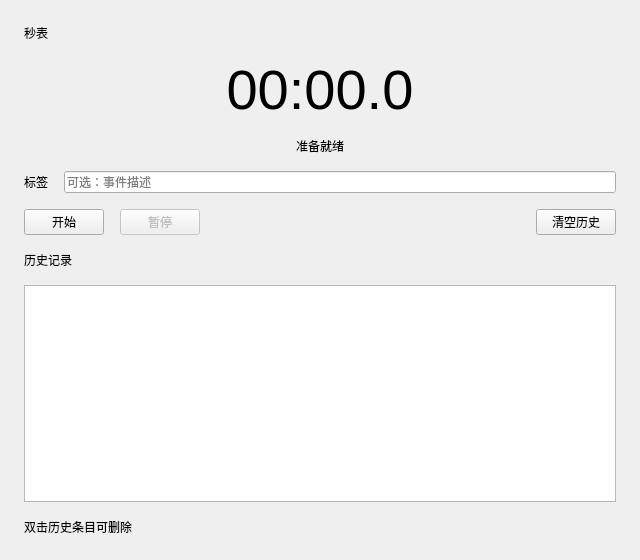
<?xml version="1.0" encoding="UTF-8"?>
<!-- stopwatchpage.ui —— 秒表页布局（Qt Designer）
     与 StopwatchPage::buildUi() 的静态结构一一对应。注意：
     1. 控件名直接取主题 QSS 的 objectName 角色（PageTitle/StopwatchTime/PrimaryBtn/SectionTitle/HistoryList）；
     2. 计时显示字体为静态样式（不随缩放）可直接写进 .ui；
        涉及主题色的状态/提示标签样式保留在 stopwatchpage.cpp -->
<ui version="4.0">
 <class>StopwatchPage</class>
 <widget class="QWidget" name="StopwatchPage">
  <property name="geometry">
   <rect>
    <x>0</x>
    <y>0</y>
    <width>640</width>
    <height>560</height>
   </rect>
  </property>
  <layout class="QVBoxLayout" name="rootLayout" stretch="0,0,0,0,0,0,1,0">
   <property name="leftMargin">
    <number>24</number>
   </property>
   <property name="topMargin">
    <number>24</number>
   </property>
   <property name="rightMargin">
    <number>24</number>
   </property>
   <property name="bottomMargin">
    <number>24</number>
   </property>
   <property name="spacing">
    <number>16</number>
   </property>
   <item>
    <widget class="QLabel" name="PageTitle">
     <property name="text">
      <string>秒表</string>
     </property>
    </widget>
   </item>
   <item>
    <widget class="QLabel" name="StopwatchTime">
     <property name="text">
      <string>00:00.0</string>
     </property>
     <property name="alignment">
      <set>Qt::AlignCenter</set>
     </property>
     <property name="styleSheet">
      <string notr="true">font-size: 56px; font-weight: 200; font-family: 'Consolas', 'Courier New', monospace;</string>
     </property>
    </widget>
   </item>
   <item>
    <widget class="QLabel" name="statusLabel">
     <property name="text">
      <string>准备就绪</string>
     </property>
     <property name="alignment">
      <set>Qt::AlignCenter</set>
     </property>
    </widget>
   </item>
   <item>
    <layout class="QHBoxLayout" name="labelRow">
     <item>
      <widget class="QLabel" name="labelTitle">
       <property name="text">
        <string>标签</string>
       </property>
      </widget>
     </item>
     <item>
      <widget class="QLineEdit" name="labelEdit">
       <property name="placeholderText">
        <string>可选：事件描述</string>
       </property>
      </widget>
     </item>
    </layout>
   </item>
   <item>
    <layout class="QHBoxLayout" name="btnRow">
     <item>
      <widget class="QPushButton" name="PrimaryBtn">
       <property name="text">
        <string>开始</string>
       </property>
      </widget>
     </item>
     <item>
      <widget class="QPushButton" name="secondaryBtn">
       <property name="text">
        <string>暂停</string>
       </property>
       <property name="enabled">
        <bool>false</bool>
       </property>
      </widget>
     </item>
     <item>
      <spacer name="btnStretch">
       <property name="orientation">
        <enum>Qt::Horizontal</enum>
       </property>
       <property name="sizeHint" stdset="0">
        <size>
         <width>40</width>
         <height>20</height>
        </size>
       </property>
      </spacer>
     </item>
     <item>
      <widget class="QPushButton" name="clearBtn">
       <property name="text">
        <string>清空历史</string>
       </property>
      </widget>
     </item>
    </layout>
   </item>
   <item>
    <widget class="QLabel" name="SectionTitle">
     <property name="text">
      <string>历史记录</string>
     </property>
    </widget>
   </item>
   <item>
    <widget class="QListWidget" name="HistoryList">
     <property name="selectionMode">
      <enum>QAbstractItemView::SingleSelection</enum>
     </property>
    </widget>
   </item>
   <item>
    <widget class="QLabel" name="hint">
     <property name="text">
      <string>双击历史条目可删除</string>
     </property>
    </widget>
   </item>
  </layout>
 </widget>
 <resources/>
 <connections/>
</ui>
